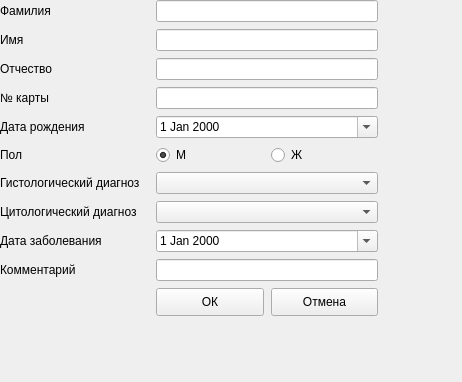
<?xml version="1.0" encoding="UTF-8"?>
<ui version="4.0">
 <class>PatientSetting</class>
 <widget class="QWidget" name="PatientSetting">
  <property name="geometry">
   <rect>
    <x>0</x>
    <y>0</y>
    <width>462</width>
    <height>382</height>
   </rect>
  </property>
  <property name="windowTitle">
   <string>Form</string>
  </property>
  <widget class="QComboBox" name="comboBox_2">
   <property name="geometry">
    <rect>
     <x>156</x>
     <y>201</y>
     <width>222</width>
     <height>22</height>
    </rect>
   </property>
  </widget>
  <widget class="QLineEdit" name="lineEdit_2">
   <property name="geometry">
    <rect>
     <x>156</x>
     <y>29</y>
     <width>222</width>
     <height>22</height>
    </rect>
   </property>
  </widget>
  <widget class="QLabel" name="label_6">
   <property name="geometry">
    <rect>
     <x>0</x>
     <y>145</y>
     <width>149</width>
     <height>20</height>
    </rect>
   </property>
   <property name="text">
    <string>Пол</string>
   </property>
  </widget>
  <widget class="QDateEdit" name="dateEdit_2">
   <property name="geometry">
    <rect>
     <x>156</x>
     <y>230</y>
     <width>222</width>
     <height>22</height>
    </rect>
   </property>
   <property name="calendarPopup">
    <bool>true</bool>
   </property>
  </widget>
  <widget class="QLineEdit" name="lineEdit_5">
   <property name="geometry">
    <rect>
     <x>156</x>
     <y>259</y>
     <width>222</width>
     <height>22</height>
    </rect>
   </property>
   <property name="maxLength">
    <number>255</number>
   </property>
  </widget>
  <widget class="QLabel" name="label_7">
   <property name="geometry">
    <rect>
     <x>0</x>
     <y>201</y>
     <width>149</width>
     <height>22</height>
    </rect>
   </property>
   <property name="text">
    <string>Цитологический диагноз</string>
   </property>
  </widget>
  <widget class="QPushButton" name="pushButton">
   <property name="geometry">
    <rect>
     <x>156</x>
     <y>288</y>
     <width>108</width>
     <height>28</height>
    </rect>
   </property>
   <property name="text">
    <string>ОК</string>
   </property>
  </widget>
  <widget class="QDateEdit" name="dateEdit">
   <property name="geometry">
    <rect>
     <x>156</x>
     <y>116</y>
     <width>222</width>
     <height>22</height>
    </rect>
   </property>
   <property name="calendarPopup">
    <bool>true</bool>
   </property>
  </widget>
  <widget class="QComboBox" name="comboBox">
   <property name="geometry">
    <rect>
     <x>156</x>
     <y>172</y>
     <width>222</width>
     <height>22</height>
    </rect>
   </property>
  </widget>
  <widget class="QLineEdit" name="lineEdit">
   <property name="geometry">
    <rect>
     <x>156</x>
     <y>0</y>
     <width>222</width>
     <height>22</height>
    </rect>
   </property>
  </widget>
  <widget class="QRadioButton" name="radioButton">
   <property name="geometry">
    <rect>
     <x>156</x>
     <y>145</y>
     <width>108</width>
     <height>20</height>
    </rect>
   </property>
   <property name="text">
    <string>М</string>
   </property>
   <property name="checked">
    <bool>true</bool>
   </property>
  </widget>
  <widget class="QLabel" name="label_3">
   <property name="geometry">
    <rect>
     <x>0</x>
     <y>58</y>
     <width>149</width>
     <height>22</height>
    </rect>
   </property>
   <property name="text">
    <string>Отчество</string>
   </property>
  </widget>
  <widget class="QLabel" name="label_10">
   <property name="geometry">
    <rect>
     <x>0</x>
     <y>259</y>
     <width>149</width>
     <height>22</height>
    </rect>
   </property>
   <property name="text">
    <string>Комментарий</string>
   </property>
  </widget>
  <widget class="QLineEdit" name="lineEdit_3">
   <property name="geometry">
    <rect>
     <x>156</x>
     <y>58</y>
     <width>222</width>
     <height>22</height>
    </rect>
   </property>
  </widget>
  <widget class="QPushButton" name="pushButton_2">
   <property name="geometry">
    <rect>
     <x>271</x>
     <y>288</y>
     <width>107</width>
     <height>28</height>
    </rect>
   </property>
   <property name="text">
    <string>Отмена</string>
   </property>
  </widget>
  <widget class="QLineEdit" name="lineEdit_4">
   <property name="geometry">
    <rect>
     <x>156</x>
     <y>87</y>
     <width>222</width>
     <height>22</height>
    </rect>
   </property>
  </widget>
  <widget class="QLabel" name="label_2">
   <property name="geometry">
    <rect>
     <x>0</x>
     <y>29</y>
     <width>149</width>
     <height>22</height>
    </rect>
   </property>
   <property name="text">
    <string>Имя</string>
   </property>
  </widget>
  <widget class="QLabel" name="label_8">
   <property name="geometry">
    <rect>
     <x>0</x>
     <y>172</y>
     <width>149</width>
     <height>22</height>
    </rect>
   </property>
   <property name="text">
    <string>Гистологический диагноз</string>
   </property>
  </widget>
  <widget class="QRadioButton" name="radioButton_2">
   <property name="geometry">
    <rect>
     <x>271</x>
     <y>145</y>
     <width>107</width>
     <height>20</height>
    </rect>
   </property>
   <property name="text">
    <string>Ж</string>
   </property>
  </widget>
  <widget class="QLabel" name="label_4">
   <property name="geometry">
    <rect>
     <x>0</x>
     <y>87</y>
     <width>149</width>
     <height>22</height>
    </rect>
   </property>
   <property name="text">
    <string>№ карты</string>
   </property>
  </widget>
  <widget class="QLabel" name="label_5">
   <property name="geometry">
    <rect>
     <x>0</x>
     <y>116</y>
     <width>149</width>
     <height>22</height>
    </rect>
   </property>
   <property name="text">
    <string>Дата рождения</string>
   </property>
  </widget>
  <widget class="QLabel" name="label">
   <property name="geometry">
    <rect>
     <x>0</x>
     <y>0</y>
     <width>149</width>
     <height>22</height>
    </rect>
   </property>
   <property name="text">
    <string>Фамилия</string>
   </property>
  </widget>
  <widget class="QLabel" name="label_9">
   <property name="geometry">
    <rect>
     <x>0</x>
     <y>230</y>
     <width>149</width>
     <height>22</height>
    </rect>
   </property>
   <property name="text">
    <string>Дата заболевания</string>
   </property>
  </widget>
 </widget>
 <resources/>
 <connections/>
</ui>
